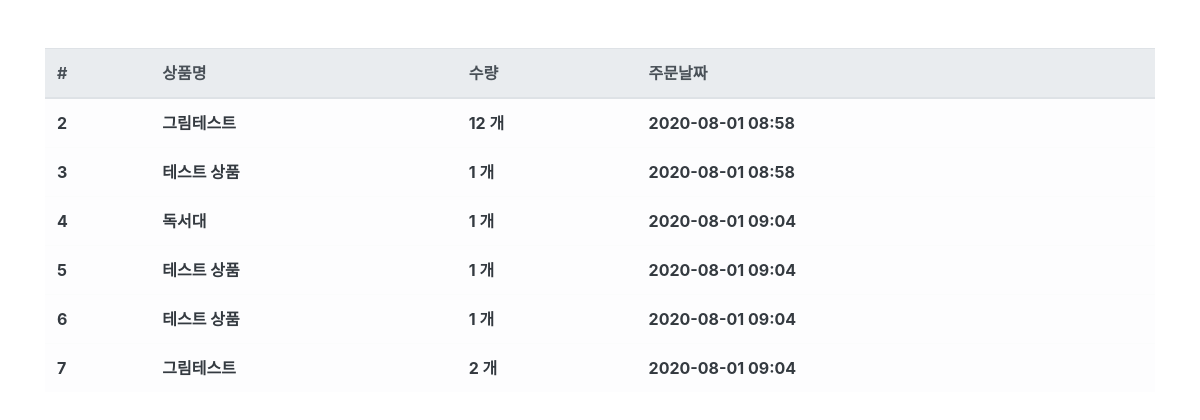
Page /order/ (signed in) on the committed database.
### order/models.py (models this page shows, shortened)
class Order(models.Model):
	fcuser = models.ForeignKey('fcuser.Fcuser', on_delete=models.CASCADE, verbose_name='사용자')
	product = models.ForeignKey('product.Product', on_delete=models.CASCADE, verbose_name='상품')
	quantity = models.IntegerField(verbose_name='수량')
	register_date = models.DateTimeField(auto_now_add=True, verbose_name='등록날짜')
	class Meta:
		db_table = 'fastcampus_order'
		verbose_name = '주문'
		verbose_name_plural = '주문'

### product/models.py (models this page shows)
class Product(models.Model):
	name = models.CharField(max_length=256, verbose_name='상품명')
	price = models.IntegerField(verbose_name='상품가격')
	description = models.TextField(verbose_name='상품설명')
	stock = models.IntegerField(verbose_name='재고')
	register_date = models.DateTimeField(auto_now_add=True, verbose_name='등록날짜')
	def __str__(self):
		return self.name
	class Meta:
		db_table = 'fastcampus_product'
		verbose_name = '상품'
		verbose_name_plural = '상품'

### order/views.py (the view)
# urls.py: path('order/', OrderList.as_view())
@method_decorator(login_required, name='dispatch')
class OrderList(ListView):
	template_name = 'order.html'
	context_object_name = 'order_list'
	def get_queryset(self, **kwargs):
		queryset = Order.objects.filter(fcuser__email=self.request.session.get('user'))
		return queryset

### order/templates/order.html
{% extends "base.html" %}
{% load humanize %}
{% block contents %}
	<div class="row mt-5">
		<div class="col-12">
			<table class="table table-light">
				<thead class="thead-light">
				<tr>
					<th scope="col">#</th>
					<th scope="col">상품명</th>
					<th scope="col">수량</th>
					<th scope="col">주문날짜</th>
				</tr>
				</thead>
				<tbody class="text-dark">
					{% for order in order_list %}
					<tr>
						<th scope="row">{{ order.id }}</th>
						<th>{{ order.product }}</th>
						<th>{{ order.quantity|intcomma }} 개</th>
						<th>{{ order.register_date|date:'Y-m-d H:i' }}</th>
					</tr>
				{% endfor %}
				</tbody>
			</table>
		</div>
	</div>
{% endblock %}

### rows in the picture
Order: id "2", product "그림테스트", quantity "12", register_date "2020-08-01 08:58"
Order: id "3", product "테스트 상품", quantity "1", register_date "2020-08-01 08:58"
Order: id "4", product "독서대", quantity "1", register_date "2020-08-01 09:04"
Order: id "5", product "테스트 상품", quantity "1", register_date "2020-08-01 09:04"
Order: id "6", product "테스트 상품", quantity "1", register_date "2020-08-01 09:04"
Order: id "7", product "그림테스트", quantity "2", register_date "2020-08-01 09:04"
